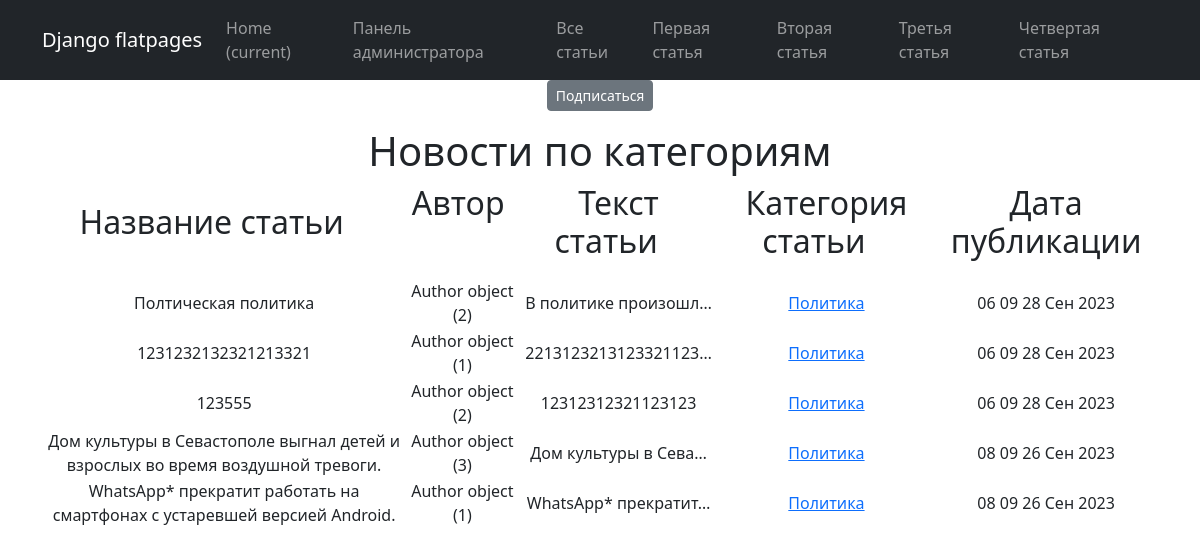
The app's page /news/categories/3/ with its own data.
### news/models.py (models this page shows, shortened)
class Post(models.Model):
    author = models.ForeignKey(Author, on_delete=models.CASCADE)
    name = models.CharField(max_length=100,choices = NewsArticles)
    time_in = models.DateTimeField (auto_now_add = True)
    categories = models.ManyToManyField(Category, through=PostCategory)
    title = models.CharField(max_length = 100)
    text = models.TextField()
    rating = models.IntegerField(default=0)

class Author(models.Model):
    user = models.OneToOneField(User,on_delete=models.CASCADE,primary_key=True)
    rating = models.IntegerField(default = 0)

class Category(models.Model):
    name = models.CharField(max_length=100, unique = True)
    subscribers = models.ManyToManyField(User)
    def __str__(self):
        return self.name.title()

### news/views.py (the view)
# urls.py: path('categories/<int:pk>/', CategoryListView.as_view(), name='category_list'),
class CategoryListView(ListView):
    model = Post
    template_name = 'category_list.html'
    context_object_name = 'category_news_list'
    def get_queryset(self):
        self.categories = get_object_or_404(Category, id=self.kwargs['pk'])
        queryset = Post.objects.filter(categories=self.categories).order_by('-time_in')
        return queryset
    def get_context_data(self, **kwargs):
        context = super().get_context_data(**kwargs)
        context['is_not_subscriber'] = self.request.user not in self.categories.subscribers.all()
        context['is_subscriber'] = self.request.user in self.categories.subscribers.all()
        context['categories'] = self.categories
        return context

### news/templatetags/custom_censor.py (called while the page is built)
def censor(value):
   STOP_LIST = [
   'редиска',
   'хрен',
   'блин',
   'писец',
   'писос'
]
   for word in STOP_LIST:
      value = value.replace(word, word[:1]+'*' * (len(word)-1))
   return value

### templates/category_list.html (shortened to what this page needs)
{% extends 'flatpages/default.html' %}
{% load custom_censor %}
{% block content %}
    {% if is_not_subscriber %}
        <p class="tex_center"><a href="{% url 'subscribe' categories.id %}" class="btn btn-secondary btn-sm">Подписаться</a></p>
    {% else %}
        <p class="text-center"><a href="{% url 'unsubscribe' categories.id %}" class="btn btn-secondary btn-sm">Отписаться</a></p>
   {% endif %}
    <h1>Новости по категориям</h1>
       {% if category_news_list %}
           <table>
               <tr>
                   <td><h2><p style="text-align: center;">Название статьи&nbsp; &nbsp;
                   </p></h2></td>
                   <td><h2><p style="text-align: center;">Автор&nbsp; &nbsp;
                   </p></h2></td>
                   <td><h2><p style="text-align: center;"> Текст статьи&nbsp; &nbsp; </p></h2></td>
                   <td><h2><p style="text-align: center;"> Категория статьи&nbsp; &nbsp; </p></h2></td>
                   <td><h2><p style="text-align: center;"> Дата публикации</p></h2></td>
               </tr>
               {% for event in category_news_list %}
            <tr>
              <td>{{ event.title|censor }}</td>
              <td>{{ event.author }}</td>
              <td>{{ event.text|truncatechars:20|censor }}</td>
              <td>
                  {% for category in event.categories.all %}
                        <a href="{% url 'category_list' category.id %}">{{ category }}</a>
                  {% endfor %}
              </td>
              <td>{{ event.time_in|date:'h m d M Y' }}</td>
            </tr>
            {% endfor %}
       </table>
    {% else %}
       <h2>Статей нет!</h2>
   {% endif %}
{% endblock content %}

### records on screen
Post: title|censor "Полтическая политика", author "Author object (2)", text|censor "В политике произошл…", time_in "06 09 28 Сен 2023"
Category: name "Политика"
Post: title|censor "1231232132321213321", author "Author object (1)", text|censor "2213123213123321123…", time_in "06 09 28 Сен 2023"
Post: title|censor "123555", author "Author object (2)", text|censor "12312312321123123", time_in "06 09 28 Сен 2023"
Post: title|censor "Дом культуры в Севастополе выгнал детей и взрослых во время воздушной тревоги.", author "Author object (3)", text|censor "Дом культуры в Сева…", time_in "08 09 26 Сен 2023"
Post: title|censor "WhatsApp* прекратит работать на смартфонах с устаревшей версией Android.", author "Author object (1)", text|censor "WhatsApp* прекратит…", time_in "08 09 26 Сен 2023"
